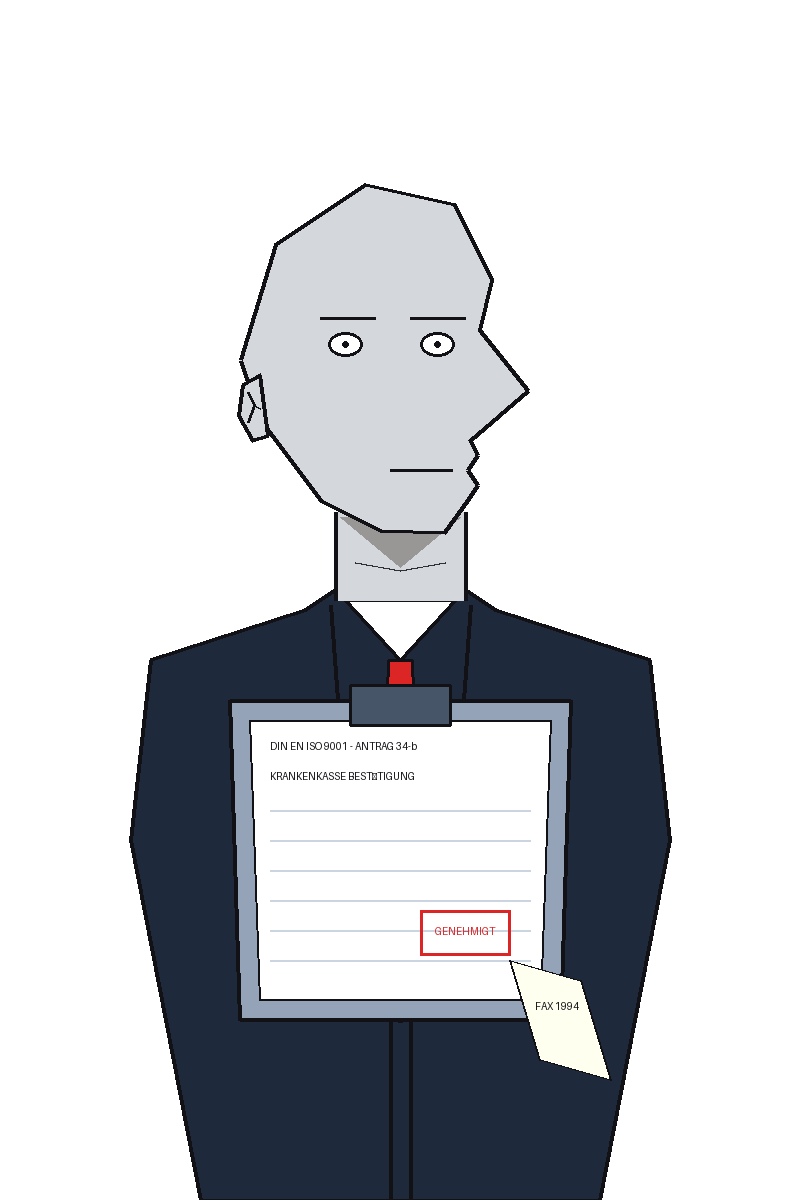
#> input picture assets/test_wojaks/germany_din_fax.png, 800 x 1200 px
$ python -i fx.py   (imports and definitions only)
#> lines starting #> are read from the running program, lines starting #| are printed output that depends on the picture
#> further down, picture is the input picture: PIL image 800x1200 RGBA; mean R, G, B, A 47.7, 49.9, 53.7, 96.9
"""Pure Pillow helpers for the cinematic look of the long-form renderer.

All helpers are deterministic for a given input (time, seed, size) so frames can be
re-rendered identically. Canvas size is 1920x1080 RGB.
"""

from __future__ import annotations

import math
import random
from functools import lru_cache

from PIL import Image, ImageDraw, ImageFilter

Color = tuple[int, int, int] | tuple[int, int, int, int]

# Horizontal advance used to lay out characters for shatter_text (pixels).
_SHATTER_ADVANCE: float = 28.0
_FLASH_FPS_DEFAULT: int = 30


# [198 lines left out: functions draw_radial_glow, _vignette_mask, draw_vignette, vignette, draw_dust_motes, floating_dust and 5 more, not called in this run]


def chromatic_aberration(img: Image.Image, offset: int = 2) -> Image.Image:
    """Slightly shift red and blue color channels horizontally in place."""
#> called with offset = 2
    if offset <= 0 or img.mode not in ("RGB", "RGBA"):
        return img
    channels = img.split()
    r, g, b = channels[0], channels[1], channels[2]
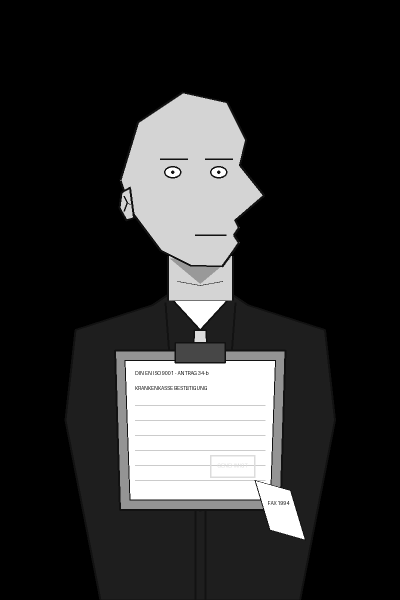
#> r: PIL image 800x1200 L (shown at 1/2 size); min 0, max 255, mean 47.7
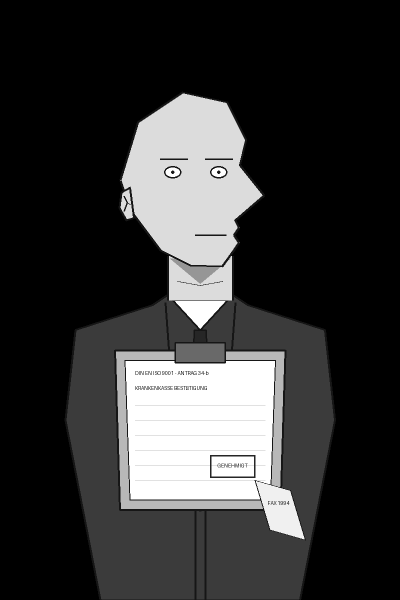
#> b: PIL image 800x1200 L (shown at 1/2 size); min 0, max 255, mean 53.7
    w, h = img.size
    r_shifted = Image.new("L", (w, h), 0)
#> r_shifted: PIL image 800x1200 L; every value is 0
    r_shifted.paste(r.crop((0, 0, w - offset, h)), (offset, 0))
    b_shifted = Image.new("L", (w, h), 0)
    b_shifted.paste(b.crop((offset, 0, w, h)), (0, 0))
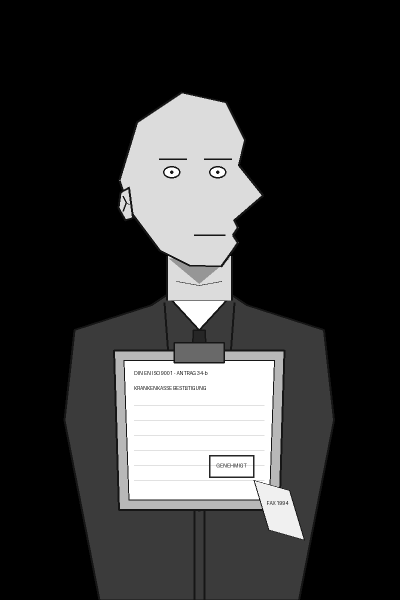
#> b_shifted: PIL image 800x1200 L (shown at 1/2 size); min 0, max 255, mean 53.7
    if len(channels) == 4:
        merged = Image.merge("RGBA", (r_shifted, g, b_shifted, channels[3]))
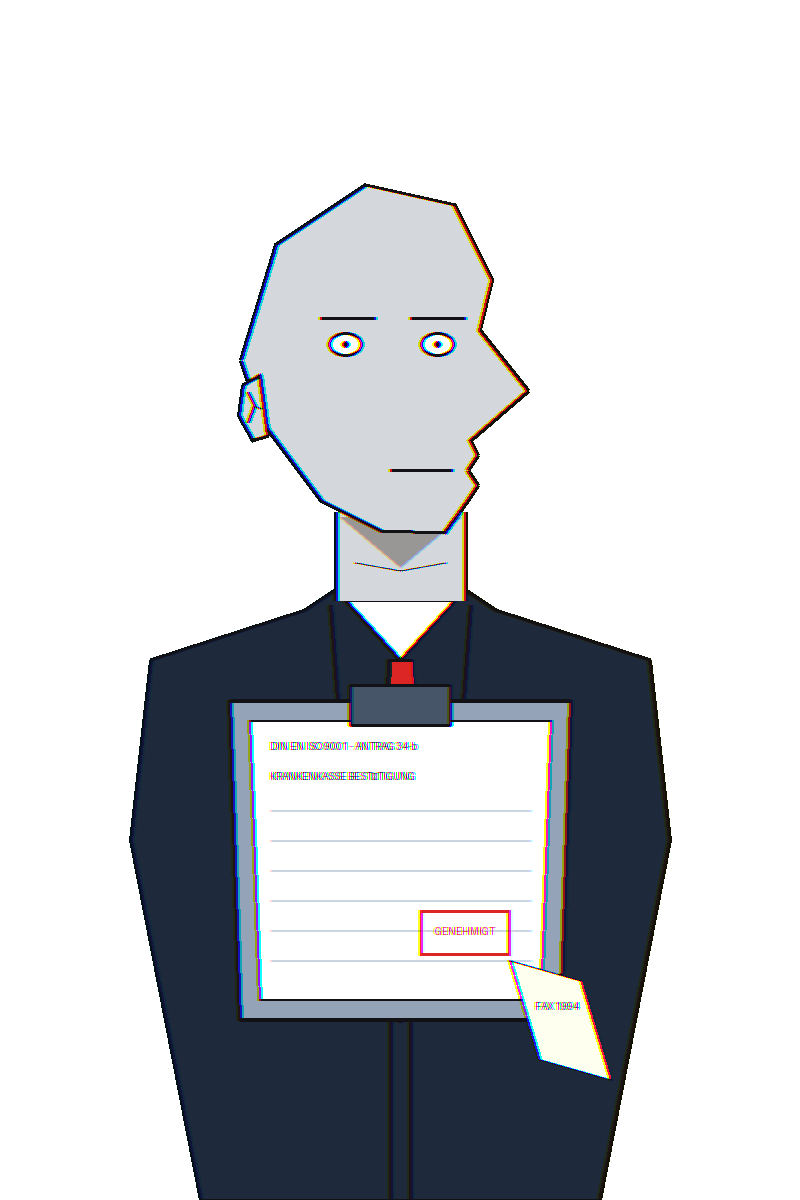
#> merged: PIL image 800x1200 RGBA; mean R, G, B, A 47.7, 49.9, 53.7, 96.9; transparent parts drawn white
    else:
        merged = Image.merge("RGB", (r_shifted, g, b_shifted))
    img.paste(merged)
    return img


# [275 lines left out: functions shatter_text, impact_flash_alpha, camera_shake_offset, draw_speed_lines, draw_hit_sparks, draw_sleep_zs, not called in this run]

>>> from PIL import Image
>>> picture = Image.open('../../../assets/test_wojaks/germany_din_fax.png')
>>> result = chromatic_aberration(picture)

$ run again, on assets/test_wojaks/india_chad_doctor.png
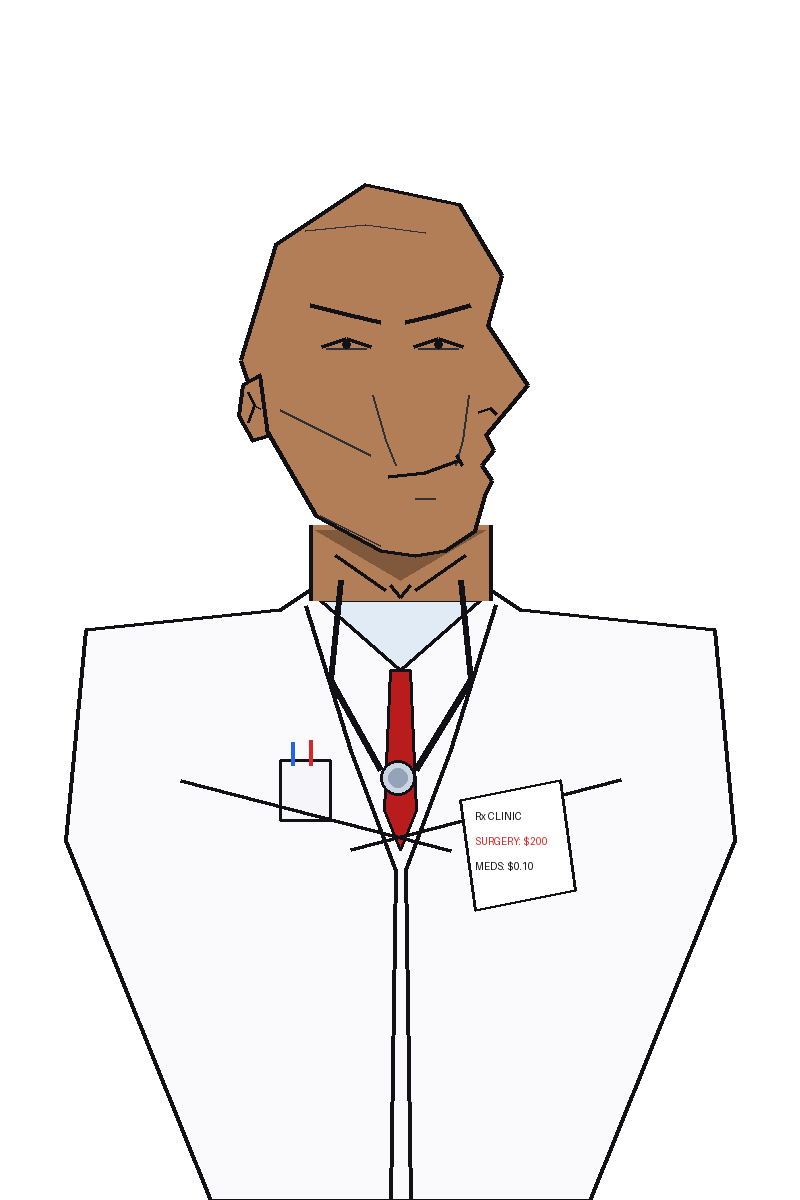
#> input picture assets/test_wojaks/india_chad_doctor.png, 800 x 1200 px
#> picture is the input picture: PIL image 800x1200 RGBA; mean R, G, B, A 98.2, 93.5, 91.1, 113.5
#> in chromatic_aberration, `b_shifted.paste(b.crop((offset, 0, w, h)), (0, 0))`:
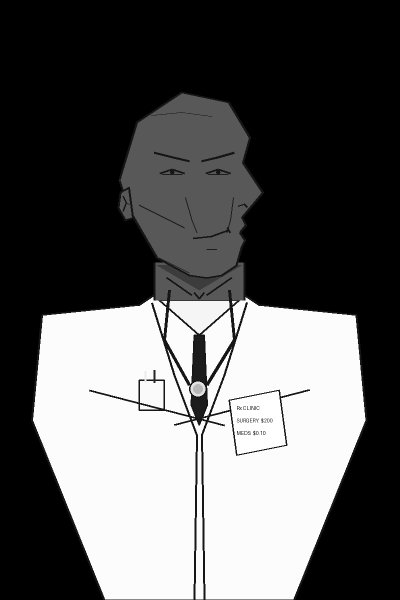
#> b_shifted: PIL image 800x1200 L (shown at 1/2 size); min 0, max 255, mean 91.1
#> in chromatic_aberration, `merged = Image.merge("RGBA", (r_shifted, g, b_shifted, channels[3]))`:
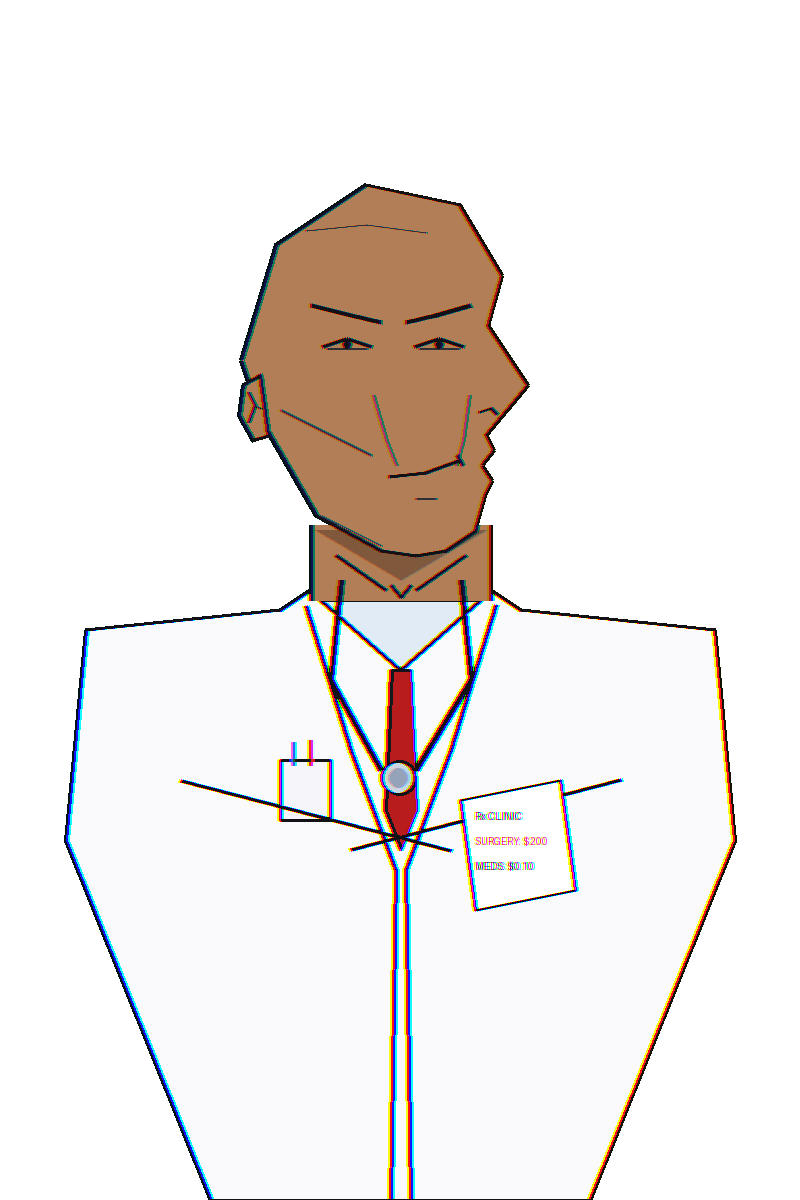
#> merged: PIL image 800x1200 RGBA; mean R, G, B, A 98.2, 93.5, 91.1, 113.5; transparent parts drawn white

$ run again, on assets/test_wojaks/ireland_happy_bed.png
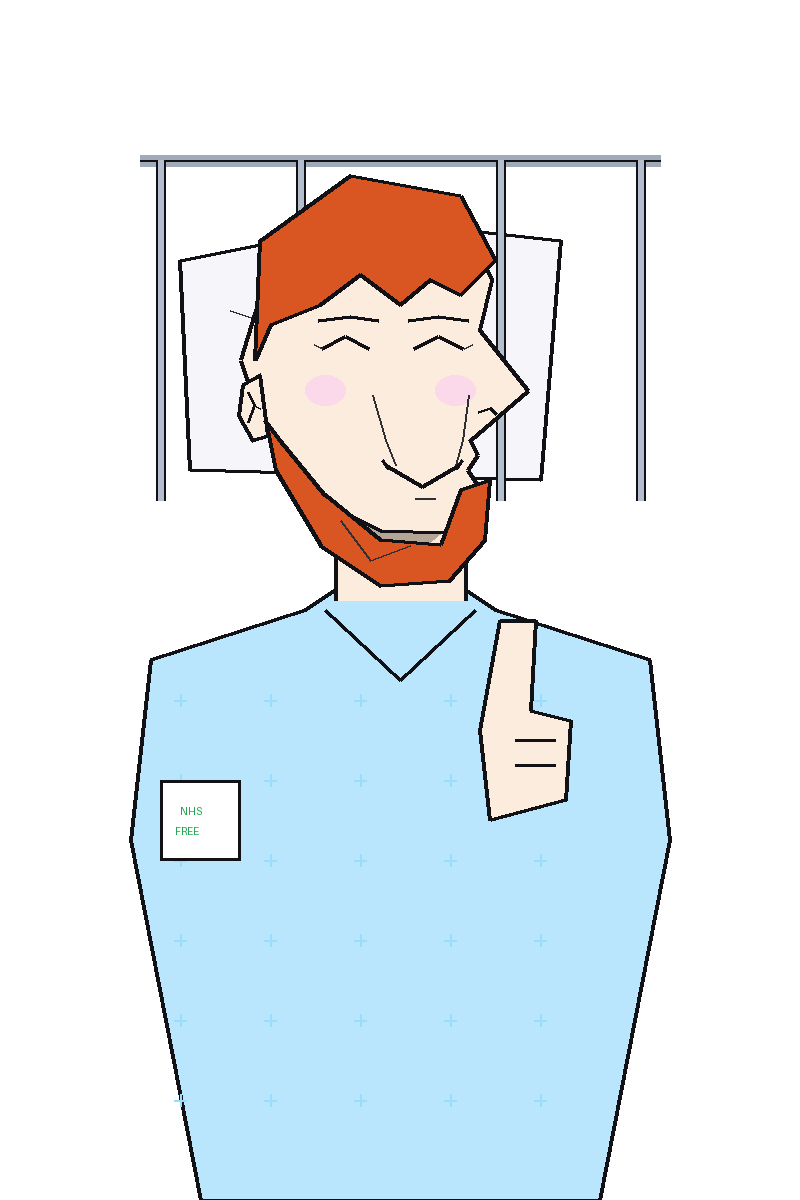
#> input picture assets/test_wojaks/ireland_happy_bed.png, 800 x 1200 px
#> picture is the input picture: PIL image 800x1200 RGBA; mean R, G, B, A 82.4, 89, 93.3, 110
#> in chromatic_aberration, `b_shifted.paste(b.crop((offset, 0, w, h)), (0, 0))`:
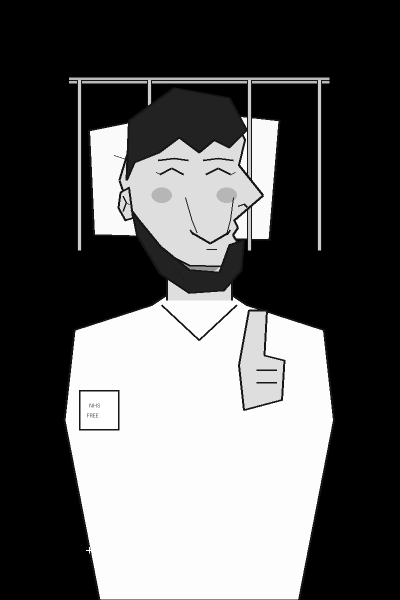
#> b_shifted: PIL image 800x1200 L (shown at 1/2 size); min 0, max 255, mean 93.3
#> in chromatic_aberration, `merged = Image.merge("RGBA", (r_shifted, g, b_shifted, channels[3]))`:
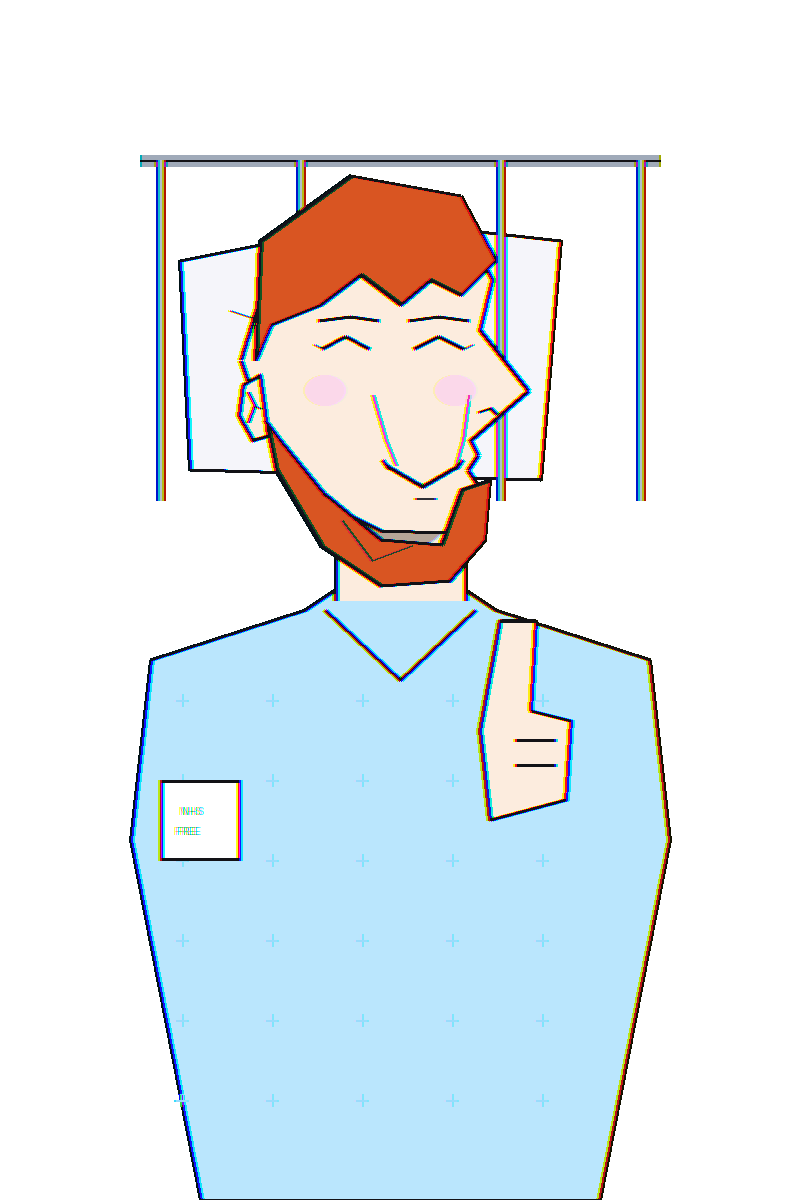
#> merged: PIL image 800x1200 RGBA; mean R, G, B, A 82.4, 89, 93.3, 110; transparent parts drawn white
